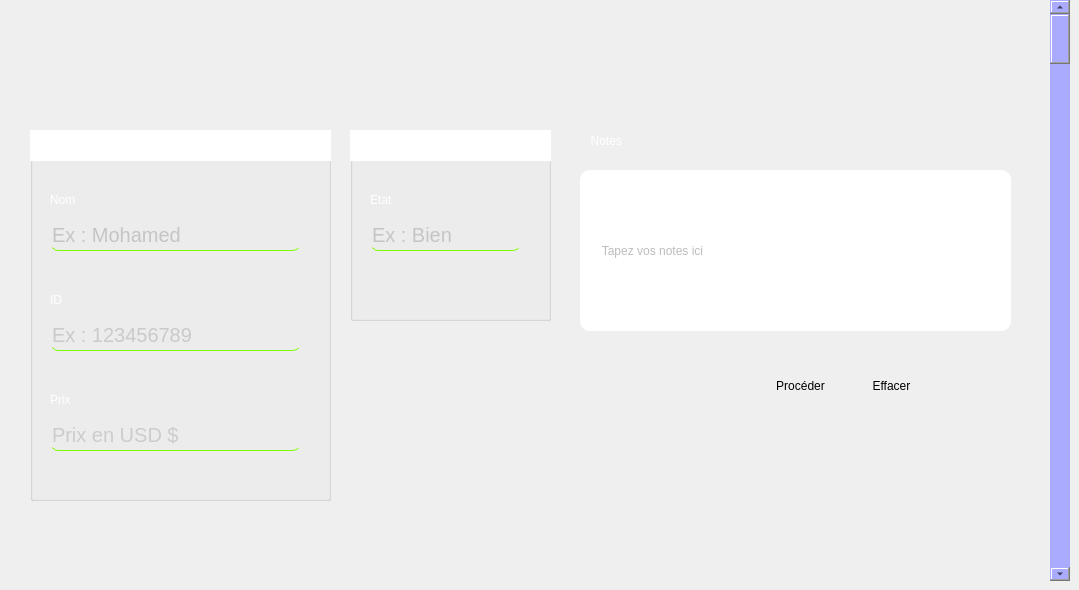
     <widget class="QWidget" name="tab_11">
      <attribute name="title">
       <string>Ajouter</string>
      </attribute>
      <widget class="QGroupBox" name="groupBox_10">
       <property name="geometry">
        <rect>
         <x>350</x>
         <y>150</y>
         <width>201</width>
         <height>171</height>
        </rect>
       </property>
       <property name="styleSheet">
        <string notr="true">
background:transparent;
 
</string>
       </property>
       <property name="title">
        <string/>
       </property>
       <widget class="QLineEdit" name="le_etat">
        <property name="geometry">
         <rect>
          <x>20</x>
          <y>70</y>
          <width>151</width>
          <height>31</height>
         </rect>
        </property>
        <property name="styleSheet">
         <string notr="true">background-color: rgb(255, 255, 255);
 
color: rgb(157, 157, 157);
font: italic 9pt &quot;Segoe UI&quot;;
background-color: rgb(255, 255, 255);
background-image:url(c:/Users/Mahmoud/Desktop/background.png);
border-radius:8px;
background:transparent;
border:none;
border-bottom:1px solid #7CFC00;
font-size:20px;
 </string>
        </property>
        <property name="text">
         <string/>
        </property>
        <property name="placeholderText">
         <string>Ex : Bien</string>
        </property>
       </widget>
       <widget class="QLabel" name="label_12">
        <property name="geometry">
         <rect>
          <x>20</x>
          <y>40</y>
          <width>63</width>
          <height>20</height>
         </rect>
        </property>
        <property name="styleSheet">
         <string notr="true">color: rgb(255, 255, 255);
font: 500 9pt &quot;Segoe UI&quot;;


background:transparent;
</string>
        </property>
        <property name="text">
         <string>Etat</string>
        </property>
       </widget>
      </widget>
      <widget class="QPushButton" name="clear">
       <property name="geometry">
        <rect>
         <x>850</x>
         <y>370</y>
         <width>83</width>
         <height>31</height>
        </rect>
       </property>
       <property name="styleSheet">
        <string notr="true"> 
*{
 
}

QFrame
{
 	 
}
QPushButton
{

	
	background-image: url(:/img/360_F_261490536_nJ5LSRAVZA0CK9Nvt2E1fXJVUfpiqvhT.jpg);
}
QPushButton
{
font: 700 9pt &quot;Segoe UI&quot;;
 border-radius:8px;
}
QPushButton:hover
{
color:rgb(255,255,255);
 
border-radius:10px;
background:#3CB043;
}</string>
       </property>
       <property name="text">
        <string>Effacer</string>
       </property>
      </widget>
      <widget class="QScrollBar" name="verticalScrollBar_3">
       <property name="geometry">
        <rect>
         <x>1050</x>
         <y>0</y>
         <width>20</width>
         <height>581</height>
        </rect>
       </property>
       <property name="styleSheet">
        <string notr="true">background-color: rgb(170, 170, 255);</string>
       </property>
       <property name="orientation">
        <enum>Qt::Vertical</enum>
       </property>
      </widget>
      <widget class="QGroupBox" name="groupBox_11">
       <property name="geometry">
        <rect>
         <x>580</x>
         <y>120</y>
         <width>431</width>
         <height>221</height>
        </rect>
       </property>
       <property name="styleSheet">
        <string notr="true"> text-color: rgb(0, 0, 0);
font: 900 12pt &quot;Segoe UI Black&quot;;
 
background-color: rgb(152, 127, 236);
color: rgb(0, 0, 0);

background:transparent;
 border-radius:8px;
</string>
       </property>
       <property name="title">
        <string/>
       </property>
       <widget class="QLineEdit" name="le_notes">
        <property name="geometry">
         <rect>
          <x>0</x>
          <y>50</y>
          <width>431</width>
          <height>161</height>
         </rect>
        </property>
        <property name="styleSheet">
         <string notr="true">background-color: rgb(255, 255, 255);
background-image: url(:/img/4096x2304-ghost-white-solid-color-background.jpg);

font: italic 10pt &quot;Segoe UI&quot;;
 
color: rgb(122, 122, 122);


 border-radius:10px;
</string>
        </property>
        <property name="text">
         <string/>
        </property>
        <property name="placeholderText">
         <string>      Tapez vos notes ici</string>
        </property>
       </widget>
       <widget class="QPlainTextEdit" name="plainTextEdit_15">
        <property name="geometry">
         <rect>
          <x>0</x>
          <y>10</y>
          <width>431</width>
          <height>31</height>
         </rect>
        </property>
        <property name="styleSheet">
         <string notr="true">font: 700 15pt &quot;8514oem&quot;;
color: rgb(255, 255, 255);
background-image: url(:/img/download.png);</string>
        </property>
        <property name="plainText">
         <string>  Notes</string>
        </property>
       </widget>
       <widget class="QPlainTextEdit" name="plainTextEdit_23">
        <property name="geometry">
         <rect>
          <x>-20</x>
          <y>-180</y>
          <width>441</width>
          <height>31</height>
         </rect>
        </property>
        <property name="styleSheet">
         <string notr="true">font: 700 15pt &quot;8514oem&quot;;
color: rgb(255, 255, 255);
background-image: url(:/img/download.png);</string>
        </property>
        <property name="plainText">
         <string>  Notes</string>
        </property>
       </widget>
      </widget>
      <widget class="QWidget" name="widget_6" native="true">
       <property name="geometry">
        <rect>
         <x>0</x>
         <y>-30</y>
         <width>81</width>
         <height>31</height>
        </rect>
       </property>
       <property name="styleSheet">
        <string notr="true">background-image: url(:/img/1920x1080-yellow-orange-solid-color-background.jpg);</string>
       </property>
       <widget class="QWidget" name="widget_7" native="true">
        <property name="geometry">
         <rect>
          <x>30</x>
          <y>30</y>
          <width>61</width>
          <height>31</height>
         </rect>
        </property>
        <property name="styleSheet">
         <string notr="true">background-image: url(:/img/1920x1080-yellow-orange-solid-color-background.jpg);</string>
        </property>
       </widget>
       <widget class="QWidget" name="widget_8" native="true">
        <property name="geometry">
         <rect>
          <x>20</x>
          <y>30</y>
          <width>61</width>
          <height>31</height>
         </rect>
        </property>
        <property name="styleSheet">
         <string notr="true">background-image: url(:/img/1920x1080-yellow-orange-solid-color-background.jpg);</string>
        </property>
        <widget class="QWidget" name="widget_17" native="true">
         <property name="geometry">
          <rect>
           <x>30</x>
           <y>30</y>
           <width>61</width>
           <height>31</height>
          </rect>
         </property>
         <property name="styleSheet">
          <string notr="true">background-image: url(:/img/1920x1080-yellow-orange-solid-color-background.jpg);</string>
         </property>
        </widget>
       </widget>
      </widget>
      <widget class="QPushButton" name="procceed_add">
       <property name="geometry">
        <rect>
         <x>760</x>
         <y>370</y>
         <width>81</width>
         <height>31</height>
        </rect>
       </property>
       <property name="styleSheet">
        <string notr="true"> 
*{
 
}

QFrame
{
 	 
}
QPushButton
{

	
	background-image: url(:/img/360_F_261490536_nJ5LSRAVZA0CK9Nvt2E1fXJVUfpiqvhT.jpg);
}
QPushButton
{
font: 700 9pt &quot;Segoe UI&quot;;
 border-radius:8px;
}
QPushButton:hover
{
color:rgb(255,255,255);
 
border-radius:10px;
background:#3CB043;
}</string>
       </property>
       <property name="text">
        <string>Procéder</string>
       </property>
      </widget>
      <widget class="QGroupBox" name="groupBox">
       <property name="geometry">
        <rect>
         <x>30</x>
         <y>150</y>
         <width>301</width>
         <height>351</height>
        </rect>
       </property>
       <property name="styleSheet">
        <string notr="true">
background:transparent;
 </string>
       </property>
       <property name="title">
        <string/>
       </property>
       <widget class="QLabel" name="label_25">
        <property name="geometry">
         <rect>
          <x>20</x>
          <y>240</y>
          <width>111</width>
          <height>20</height>
         </rect>
        </property>
        <property name="styleSheet">
         <string notr="true">font:500  9pt &quot;Segoe UI&quot;;
color: rgb(255, 255, 255);

background:transparent;
</string>
        </property>
        <property name="text">
         <string>Prix</string>
        </property>
       </widget>
       <widget class="QLineEdit" name="le_prix">
        <property name="geometry">
         <rect>
          <x>20</x>
          <y>270</y>
          <width>251</width>
          <height>31</height>
         </rect>
        </property>
        <property name="styleSheet">
         <string notr="true">background-color: rgb(255, 255, 255);
 
font: italic 9pt &quot;Segoe UI&quot;;
background-color: rgb(255, 255, 255);
background-image:url(c:/Users/Mahmoud/Desktop/background.png);
background:transparent;
border-radius:8px;
border:none;
border-bottom:1px solid #7CFC00;
font-size:20px;
 
color: rgb(172, 172, 172);</string>
        </property>
        <property name="text">
         <string/>
        </property>
        <property name="placeholderText">
         <string>Prix en USD $</string>
        </property>
       </widget>
       <widget class="QLabel" name="label_14">
        <property name="geometry">
         <rect>
          <x>20</x>
          <y>140</y>
          <width>101</width>
          <height>20</height>
         </rect>
        </property>
        <property name="styleSheet">
         <string notr="true">font:500  9pt &quot;Segoe UI&quot;;
color: rgb(255, 255, 255);

background:transparent;
</string>
        </property>
        <property name="text">
         <string>ID</string>
        </property>
       </widget>
       <widget class="QLabel" name="label_11">
        <property name="geometry">
         <rect>
          <x>20</x>
          <y>40</y>
          <width>63</width>
          <height>20</height>
         </rect>
        </property>
        <property name="styleSheet">
         <string notr="true">color: rgb(255, 255, 255);
font: 500 9pt &quot;Segoe UI&quot;;


background:transparent;
</string>
        </property>
        <property name="text">
         <string>Nom</string>
        </property>
       </widget>
       <widget class="QLineEdit" name="le_nom">
        <property name="geometry">
         <rect>
          <x>20</x>
          <y>70</y>
          <width>251</width>
          <height>31</height>
         </rect>
        </property>
        <property name="styleSheet">
         <string notr="true">background-color: rgb(255, 255, 255);
 
color: rgb(157, 157, 157);
font: italic 9pt &quot;Segoe UI&quot;;
background-color: rgb(255, 255, 255);
background-image:url(c:/Users/Mahmoud/Desktop/background.png);
border-radius:8px;
background:transparent;
border:none;
border-bottom:1px solid #7CFC00;
font-size:20px;
 </string>
        </property>
        <property name="text">
         <string/>
        </property>
        <property name="placeholderText">
         <string>Ex : Mohamed</string>
        </property>
       </widget>
       <widget class="QLineEdit" name="le_id">
        <property name="geometry">
         <rect>
          <x>20</x>
          <y>170</y>
          <width>251</width>
          <height>31</height>
         </rect>
        </property>
        <property name="styleSheet">
         <string notr="true">background-color: rgb(255, 255, 255);
 
font: italic 9pt &quot;Segoe UI&quot;;
background-color: rgb(255, 255, 255);
border-radius:8px;
background-image:url(c:/Users/Mahmoud/Desktop/background.png);
background:transparent;
border:none;
border-bottom:1px solid #7CFC00;
font-size:20px;
 
color: rgb(167, 167, 167);</string>
        </property>
        <property name="text">
         <string/>
        </property>
        <property name="placeholderText">
         <string>Ex : 123456789</string>
        </property>
       </widget>
      </widget>
      <widget class="QPlainTextEdit" name="plainTextEdit_14">
       <property name="geometry">
        <rect>
         <x>350</x>
         <y>130</y>
         <width>201</width>
         <height>31</height>
        </rect>
       </property>
       <property name="styleSheet">
        <string notr="true">font: 700 15pt &quot;8514oem&quot;;
color: rgb(255, 255, 255);
background-image: url(:/img/download.png);
border-radius:8px;</string>
       </property>
       <property name="plainText">
        <string>  Etat</string>
       </property>
      </widget>
      <widget class="QPlainTextEdit" name="plainTextEdit_13">
       <property name="geometry">
        <rect>
         <x>30</x>
         <y>130</y>
         <width>301</width>
         <height>31</height>
        </rect>
       </property>
       <property name="styleSheet">
        <string notr="true">font: 700 15pt &quot;8514oem&quot;;
color: rgb(255, 255, 255);
border-radius:8px;
background-image: url(:/img/download.png);</string>
       </property>
       <property name="plainText">
        <string>  Informations</string>
       </property>
      </widget>
     </widget>
